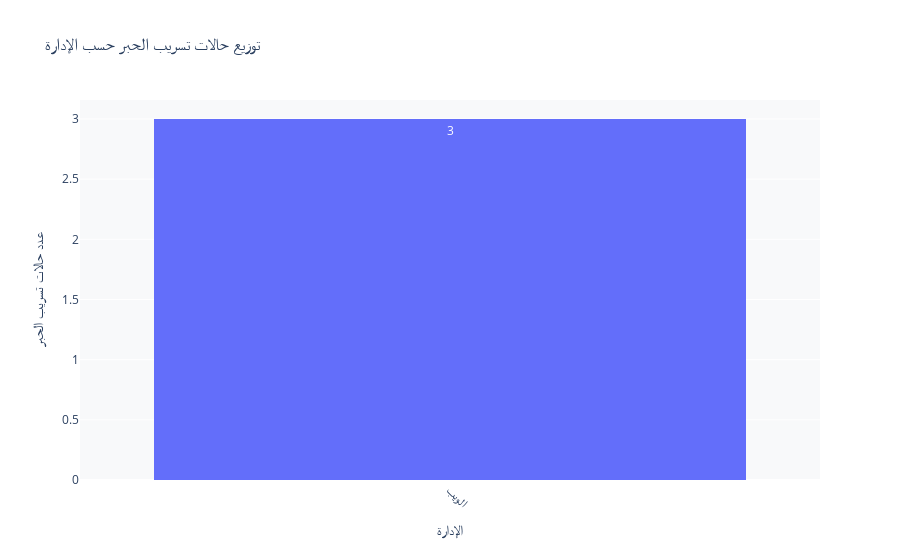

Source (notebook cell):
### Code cell
# إنشاء الرسم البياني
fig = px.histogram(
    ink_leak,
    x='الإدارة المتواجد بها الحالة',
    color='الإدارة المتواجد بها الحالة',
    text_auto=True,
    title='توزيع حالات تسريب الحبر حسب الإدارة',
    labels={'الإدارة المتواجد بها الحالة': 'الإدارة', 'count': 'عدد الحالات'}
)


# تحسين التنسيق باستخدام update_layout فقط
fig.update_layout(
    xaxis_title="الإدارة",
    yaxis_title="عدد حالات تسريب الحبر",
    showlegend=False,
    plot_bgcolor="#f8f9fa",
    paper_bgcolor='white',
    font=dict(size=12),
    xaxis=dict(tickangle=45),  # تدوير المحور X هنا
)

# إظهار الرسم البياني
fig.show()

### Figure 1 — Plotly figure (JSON) as saved in the notebook; plotly's stock layout.template omitted (floating-point values rounded to 4 significant figures)
{"data": [{"bingroup": "x", "hovertemplate": "الإدارة=%{x}<br>count=%{y}<extra></extra>", "legendgroup": "الويب", "marker": {"color": "#636efa", "pattern": {"shape": ""}}, "name": "الويب", "orientation": "v", "showlegend": true, "texttemplate": "%{value}", "type": "histogram", "x": ["الويب", "الويب", "الويب"], "xaxis": "x", "yaxis": "y"}], "layout": {"barmode": "relative", "font": {"size": 12}, "legend": {"title": {"text": "الإدارة"}, "tracegroupgap": 0}, "paper_bgcolor": "white", "plot_bgcolor": "#f8f9fa", "showlegend": false, "title": {"text": "توزيع حالات تسريب الحبر حسب الإدارة"}, "xaxis": {"anchor": "y", "categoryarray": ["الويب"], "categoryorder": "array", "domain": [0, 1], "tickangle": 45, "title": {"text": "الإدارة"}}, "yaxis": {"anchor": "x", "domain": [0, 1], "title": {"text": "عدد حالات تسريب الحبر"}}}}
